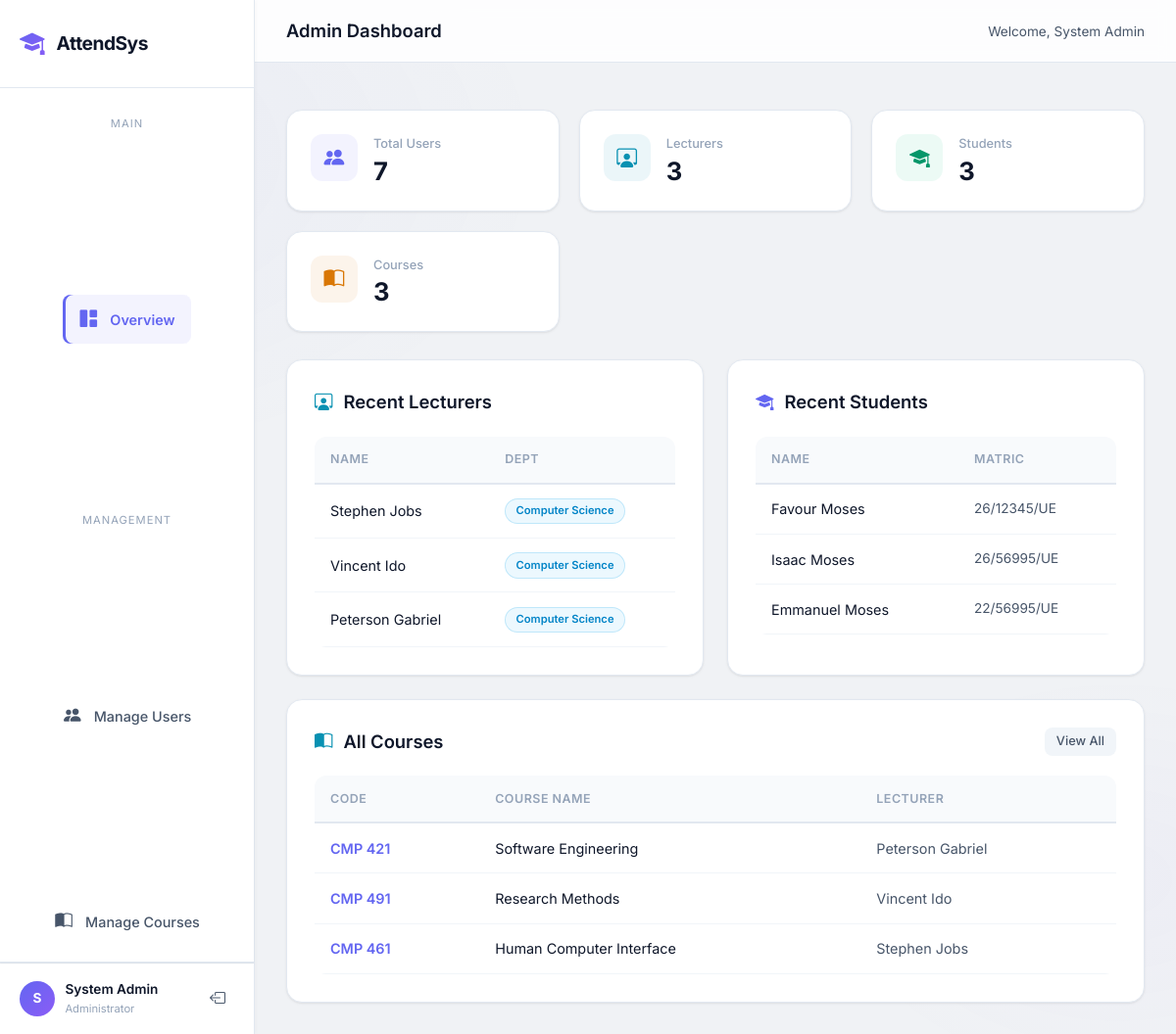
The page /admin (signed in) on the database its author committed.
### models.py (models this page shows)
class User(db.Model, UserMixin):
    __tablename__ = 'users'
    id = db.Column(db.Integer, primary_key=True)
    username = db.Column(db.String(100), unique=True, nullable=False)
    password = db.Column(db.String(200), nullable=False)
    role = db.Column(db.String(20), nullable=False) # 'admin', 'lecturer', 'student'
    name = db.Column(db.String(100), nullable=False)
    department = db.Column(db.String(100), nullable=True) # Important for students
    photo_path = db.Column(db.String(200), nullable=True)
    face_encoding = db.Column(db.Text, nullable=True) # Store JSON string of 128-d array
    qr_code_path = db.Column(db.String(200), nullable=True)
    courses = db.relationship('Course', backref='lecturer', cascade="all, delete-orphan", lazy=True)
    attendances = db.relationship('Attendance', backref='student', cascade="all, delete-orphan", lazy=True)
    registered_students = db.relationship('User',
        secondary='student_ownership',
        primaryjoin=('User.id == student_ownership.c.lecturer_id'),
        secondaryjoin=('User.id == student_ownership.c.student_id'),
        backref=db.backref('registrars', lazy=True),
        lazy=True)

class Course(db.Model):
    __tablename__ = 'courses'
    id = db.Column(db.Integer, primary_key=True)
    course_code = db.Column(db.String(20), unique=True, nullable=False)
    course_name = db.Column(db.String(150), nullable=False)
    lecturer_id = db.Column(db.Integer, db.ForeignKey('users.id'), nullable=False)
    sessions = db.relationship('Session', backref='course', cascade="all, delete-orphan", lazy=True)

### routes.py (the view, shortened to what this page needs)
@main.route('/admin', methods=['GET', 'POST'])
@login_required
def admin_dashboard():
    if current_user.role != 'admin':
        return redirect(url_for('main.login'))
    users = User.query.all()
    courses = Course.query.all()
    lecturers = User.query.filter_by(role='lecturer').order_by(User.id.desc()).all()
    students = User.query.filter_by(role='student').order_by(User.id.desc()).all()
    return render_template('admin_dashboard.html', users=users, courses=courses, lecturers=lecturers, students=students)

### app.py (called while the page is built)
@login_manager.user_loader
def load_user(user_id):
    return User.query.get(int(user_id))

### templates/admin_dashboard.html (shortened to what this page needs)
{% extends "base.html" %}
{% block body %}
<div class="dashboard-layout">
    <aside class="sidebar" id="sidebar">
        <div class="sidebar-header">
            <div class="logo">
                <i class="bi bi-mortarboard-fill"></i>
                <span>AttendSys</span>
            </div>
        </div>
        <nav class="sidebar-nav">
            <span class="nav-label">Main</span>
            <a href="#" class="nav-item active" data-tab="overview">
                <i class="bi bi-grid-1x2-fill"></i><span>Overview</span>
            </a>
            <span class="nav-label">Management</span>
            <a href="#" class="nav-item" data-tab="users">
                <i class="bi bi-people-fill"></i><span>Manage Users</span>
            </a>
            <a href="#" class="nav-item" data-tab="courses">
                <i class="bi bi-book-half"></i><span>Manage Courses</span>
            </a>
        </nav>
        <div class="sidebar-footer">
            <div class="user-card">
                <div class="user-avatar">{{ current_user.name[0] }}</div>
                <div class="user-info">
                    <span class="user-name">{{ current_user.name }}</span>
                    <span class="user-role">Administrator</span>
                </div>
            </div>
            <a href="{{ url_for('main.logout') }}" class="logout-btn" title="Log out">
                <i class="bi bi-box-arrow-left"></i>
            </a>
        </div>
    </aside>
    <main class="main-content">
        <div class="topbar">
            <h1 class="page-title">Admin Dashboard</h1>
            <div class="topbar-right">
                <span class="welcome-text">Welcome, {{ current_user.name }}</span>
            </div>
        </div>
        <div class="flash-messages" style="position:relative;top:auto;right:auto;max-width:100%;padding:1rem 2rem 0;">
        </div>
        <div class="content-area">
            <div class="tab-section active" data-tab="overview">
                <div class="stats-grid">
                    <div class="stat-card">
                        <div class="stat-icon indigo"><i class="bi bi-people-fill"></i></div>
                        <div class="stat-info">
                            <div class="stat-label">Total Users</div>
                            <div class="stat-value">{{ users|length }}</div>
                        </div>
                    </div>
                    <div class="stat-card">
                        <div class="stat-icon cyan"><i class="bi bi-person-workspace"></i></div>
                        <div class="stat-info">
                            <div class="stat-label">Lecturers</div>
                            <div class="stat-value">{{ lecturers|length }}</div>
                        </div>
                    </div>
                    <div class="stat-card">
                        <div class="stat-icon emerald"><i class="bi bi-mortarboard-fill"></i></div>
                        <div class="stat-info">
                            <div class="stat-label">Students</div>
                            <div class="stat-value">{{ users|selectattr('role','equalto','student')|list|length }}</div>
                        </div>
                    </div>
                    <div class="stat-card">
                        <div class="stat-icon amber"><i class="bi bi-book-half"></i></div>
                        <div class="stat-info">
                            <div class="stat-label">Courses</div>
                            <div class="stat-value">{{ courses|length }}</div>
                        </div>
                    </div>
                </div>
                <div class="content-grid" style="grid-template-columns: repeat(2, 1fr);">
                    <div class="glass-card">
                        <div class="card-header">
                            <h3><i class="bi bi-person-workspace" style="color:var(--cyan);margin-right:.4rem;"></i> Recent Lecturers</h3>
                        </div>
                        <div class="table-wrapper">
                            <table>
                                <thead>
                                    <tr><th>Name</th><th>Dept</th></tr>
                                </thead>
                                <tbody>
                                    {% for u in lecturers[:5] %}
                                    <tr>
                                        <td style="color:var(--text-primary);">{{ u.name }}</td>
                                        <td><span class="badge badge-lecturer" style="font-size: 0.7rem;">{{ u.department or 'N/A' }}</span></td>
                                    </tr>
                                    {% else %}
                                    <tr><td colspan="2" class="text-center text-muted">No lecturers.</td></tr>
                                    {% endfor %}
                                </tbody>
                            </table>
                        </div>
                    </div>
                    <div class="glass-card">
                        <div class="card-header">
                            <h3><i class="bi bi-mortarboard-fill" style="color:var(--primary);margin-right:.4rem;"></i> Recent Students</h3>
                        </div>
                        <div class="table-wrapper">
                            <table>
                                <thead>
                                    <tr><th>Name</th><th>Matric</th></tr>
                                </thead>
                                <tbody>
                                    {% for u in students[:5] %}
                                    <tr>
                                        <td style="color:var(--text-primary);">{{ u.name }}</td>
                                        <td style="font-size: 0.85rem;">{{ u.username }}</td>
                                    </tr>
                                    {% else %}
                                    <tr><td colspan="2" class="text-center text-muted">No students.</td></tr>
                                    {% endfor %}
                                </tbody>
                            </table>
                        </div>
                    </div>
                    <div class="glass-card" style="grid-column: span 2;">
                        <div class="card-header">
                            <h3><i class="bi bi-book-half" style="color:var(--cyan);margin-right:.4rem;"></i> All Courses</h3>
                            <a href="#" class="nav-item" data-tab="courses" style="padding: 4px 12px; font-size: 0.8rem; background: var(--bg-input);">View All</a>
                        </div>
                        <div class="table-wrapper">
                            <table>
                                <thead>
                                    <tr><th>Code</th><th>Course Name</th><th>Lecturer</th></tr>
                                </thead>
                                <tbody>
                                    {% for c in courses[:5] %}
                                    <tr>
                                        <td style="color:var(--primary);font-weight:600;">{{ c.course_code }}</td>
                                        <td style="color:var(--text-primary);">{{ c.course_name }}</td>
                                        <td>{{ c.lecturer.name }}</td>
                                    </tr>
                                    {% else %}
                                    <tr><td colspan="3" class="text-center text-muted">No courses available.</td></tr>
                                    {% endfor %}
                                </tbody>
                            </table>
                        </div>
                    </div>
                </div>
            </div>
        </div>
    </main>
</div>
{% endblock %}

### templates/base.html (shortened to what this page needs)
<!DOCTYPE html>
<html lang="en">
<head>
    <link href="https://cdn.jsdelivr.net/npm/bootstrap-icons@1.11.3/font/bootstrap-icons.min.css" rel="stylesheet">
    <link rel="stylesheet" href="{{ url_for('static', filename='css/styles.css') }}">
</head>
<body>
    {% block body %}{% endblock %}
</body>
</html>

### rows shown on the page
User: name "S", name "System Admin"
User: name "Stephen Jobs", department "Computer Science"
User: name "Vincent Ido", department "Computer Science"
User: name "Peterson Gabriel", department "Computer Science"
User: name "Favour Moses", username "26/12345/UE"
User: name "Isaac Moses", username "26/56995/UE"
User: name "Emmanuel Moses", username "22/56995/UE"
Course: course_code "CMP 421", course_name "Software Engineering", lecturer.name "Peterson Gabriel"
Course: course_code "CMP 491", course_name "Research Methods", lecturer.name "Vincent Ido"
Course: course_code "CMP 461", course_name "Human Computer Interface", lecturer.name "Stephen Jobs"

### other values the page prints
{{ users|length }} "7"
{{ lecturers|length }} "3"
{{ users|selectattr('role','equalto','student')|list|length }} "3"
{{ courses|length }} "3"
